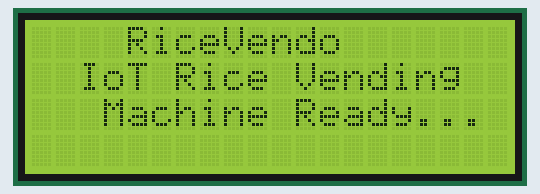
Recording of a sketch running on a simulated ESP32. On the bench: 20×4 character LCD. WiFi joins after 1.5 s; servers stay silent unless stated; what the sketch prints to the serial monitor is not drawn.

Above: at 1.2 s.
At 5.7 s:
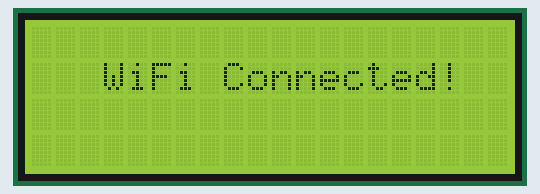
At 8.1 s:
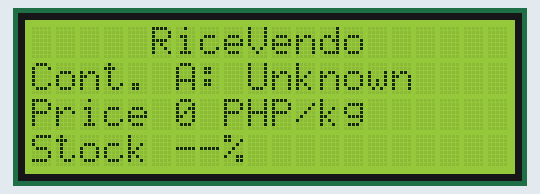

Measured:
- what the display in image 0 shows lasts 4.5 s, from 1.1 s to 5.6 s
- what the display in image 1 shows lasts 2.5 s, from 5.6 s to 8.1 s

The sketch:

lcd_calibration.ino
```cpp
#include <WiFi.h>
#include <HTTPClient.h>
#include <ArduinoJson.h>
#include <Wire.h>
#include <LiquidCrystal_I2C.h>

// ✅ LCD setup (2004A I2C)
LiquidCrystal_I2C lcd(0x27, 20, 4);  // Try 0x3F if 0x27 doesn’t work

// WiFi credentials
const char* ssid = "Realme c67";
const char* password = "123456789";

// ✅ Firebase URLs
const char* urlUltrasonic = "https://ricevendo-4e1fe-default-rtdb.asia-southeast1.firebasedatabase.app/ultrasonic.json";
const char* urlStocks     = "https://ricevendo-4e1fe-default-rtdb.asia-southeast1.firebasedatabase.app/stocks.json";

// ✅ Track last known values
String riceA = "Unknown";
String riceB = "Unknown";
int priceA = 0;
int priceB = 0;
int lastPercentA = -1;
int lastPercentB = -1;

void setup() {
  Serial.begin(115200);
  delay(1000);

  // ✅ LCD init
  lcd.init();
  lcd.backlight();

  // ✅ Splash screen
  lcd.clear();
  lcd.setCursor(4, 0); lcd.print("RiceVendo");
  lcd.setCursor(2, 1); lcd.print("IoT Rice Vending");
  lcd.setCursor(3, 2); lcd.print("Machine Ready...");
  delay(3000);

  // ✅ Connect WiFi
  WiFi.begin(ssid, password);
  Serial.print("Connecting to WiFi");
  while (WiFi.status() != WL_CONNECTED) {
    delay(500);
    Serial.print(".");
  }
  Serial.println("\n✅ Connected to WiFi.");
  lcd.clear();
  lcd.setCursor(3, 1); lcd.print("WiFi Connected!");
  delay(2000);
}

void fetchFirebase() {
  if (WiFi.status() != WL_CONNECTED) return;

  HTTPClient http;

  // ✅ Fetch ultrasonic
  http.begin(urlUltrasonic);
  int httpCode = http.GET();
  if (httpCode == 200) {
    String payload = http.getString();
    Serial.println("📥 Ultrasonic: " + payload);
    StaticJsonDocument<256> doc;
    DeserializationError error = deserializeJson(doc, payload);
    if (!error) {
      lastPercentA = doc["containerA"] | -1;
      lastPercentB = doc["containerB"] | -1;
    }
  }
  http.end();

  // ✅ Fetch stocks
  http.begin(urlStocks);
  httpCode = http.GET();
  if (httpCode == 200) {
    String payload = http.getString();
    Serial.println("📥 Stocks: " + payload);
    StaticJsonDocument<512> doc;
    DeserializationError error = deserializeJson(doc, payload);
    if (!error) {
      riceA = String(doc["containerA"]["classification"] | "Unknown");
      riceB = String(doc["containerB"]["classification"] | "Unknown");
      priceA = doc["containerA"]["price"] | 0;
      priceB = doc["containerB"]["price"] | 0;
    }
  }
  http.end();
}

// ✅ Utility: Truncate long words for LCD
String fitToLCD(String text, int maxLen) {
  if (text.length() > maxLen) {
    return text.substring(0, maxLen - 1) + ".";  // cut + add dot
  }
  return text;
}

// ✅ Display formatted info
void displayContainer(String name, int price, int stockPercent, char label) {
  lcd.clear();

  // Line 1 → Title centered
  lcd.setCursor(5, 0);
  lcd.print("RiceVendo");

  // Line 2 → Container + Name (fit to 20 chars)
  lcd.setCursor(0, 1);
  String row2 = "Cont. ";
  row2 += label;
  row2 += ": " + name;
  lcd.print(fitToLCD(row2, 20));

  // Line 3 → Price
  lcd.setCursor(0, 2);
  lcd.print("Price ");
  lcd.print(price);
  lcd.print(" PHP/kg");

  // Line 4 → Stock
  lcd.setCursor(0, 3);
  lcd.print("Stock ");
  if (stockPercent >= 0) lcd.print(stockPercent);
  else lcd.print("--");
  lcd.print("%");
}

void loop() {
  // ✅ Update from Firebase
  fetchFirebase();

  // ✅ Show Container A
  displayContainer(riceA, priceA, lastPercentA, 'A');
  delay(4000);

  // ✅ Show Container B
  displayContainer(riceB, priceB, lastPercentB, 'B');
  delay(4000);
}
```
